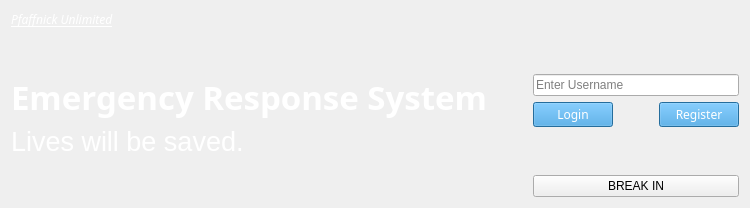
      <widget class="QWidget" name="loginForm">
       <layout class="QVBoxLayout" name="verticalLayout_11">
        <item>
         <widget class="QLabel" name="logo">
          <property name="sizePolicy">
           <sizepolicy hsizetype="Preferred" vsizetype="Fixed">
            <horstretch>0</horstretch>
            <verstretch>0</verstretch>
           </sizepolicy>
          </property>
          <property name="font">
           <font>
            <family>Futura</family>
            <italic>true</italic>
            <underline>true</underline>
            <strikeout>false</strikeout>
            <kerning>true</kerning>
           </font>
          </property>
          <property name="styleSheet">
           <string notr="true">color: white;</string>
          </property>
          <property name="text">
           <string>Pfaffnick Unlimited</string>
          </property>
         </widget>
        </item>
        <item>
         <spacer name="verticalSpacer">
          <property name="orientation">
           <enum>Qt::Vertical</enum>
          </property>
          <property name="sizeType">
           <enum>QSizePolicy::Expanding</enum>
          </property>
          <property name="sizeHint" stdset="0">
           <size>
            <width>20</width>
            <height>40</height>
           </size>
          </property>
         </spacer>
        </item>
        <item>
         <layout class="QHBoxLayout" name="loginLayout">
          <item>
           <layout class="QVBoxLayout" name="titleLayout">
            <item>
             <widget class="QLabel" name="title">
              <property name="sizePolicy">
               <sizepolicy hsizetype="Preferred" vsizetype="Fixed">
                <horstretch>0</horstretch>
                <verstretch>0</verstretch>
               </sizepolicy>
              </property>
              <property name="font">
               <font>
                <family>Arial Black</family>
                <pointsize>25</pointsize>
                <weight>75</weight>
                <bold>true</bold>
               </font>
              </property>
              <property name="styleSheet">
               <string notr="true">color: white</string>
              </property>
              <property name="lineWidth">
               <number>5</number>
              </property>
              <property name="text">
               <string>Emergency Response System</string>
              </property>
              <property name="alignment">
               <set>Qt::AlignCenter</set>
              </property>
             </widget>
            </item>
            <item>
             <widget class="QLabel" name="motto">
              <property name="font">
               <font>
                <family>Arial</family>
                <pointsize>20</pointsize>
               </font>
              </property>
              <property name="styleSheet">
               <string notr="true">color: white</string>
              </property>
              <property name="text">
               <string>Lives will be saved.</string>
              </property>
             </widget>
            </item>
            <item>
             <spacer name="verticalSpacer_3">
              <property name="orientation">
               <enum>Qt::Vertical</enum>
              </property>
              <property name="sizeType">
               <enum>QSizePolicy::Preferred</enum>
              </property>
              <property name="sizeHint" stdset="0">
               <size>
                <width>20</width>
                <height>40</height>
               </size>
              </property>
             </spacer>
            </item>
           </layout>
          </item>
          <item>
           <spacer name="horizontalSpacer">
            <property name="orientation">
             <enum>Qt::Horizontal</enum>
            </property>
            <property name="sizeHint" stdset="0">
             <size>
              <width>40</width>
              <height>20</height>
             </size>
            </property>
           </spacer>
          </item>
          <item>
           <layout class="QVBoxLayout" name="inputLayout">
            <item>
             <widget class="QLineEdit" name="enterUsername">
              <property name="placeholderText">
               <string>Enter Username</string>
              </property>
             </widget>
            </item>
            <item>
             <layout class="QHBoxLayout" name="horizontalLayout_12">
              <item>
               <widget class="QPushButton" name="login">
                <property name="sizePolicy">
                 <sizepolicy hsizetype="Maximum" vsizetype="Fixed">
                  <horstretch>0</horstretch>
                  <verstretch>0</verstretch>
                 </sizepolicy>
                </property>
                <property name="font">
                 <font>
                  <family>Arial Hebrew</family>
                 </font>
                </property>
                <property name="styleSheet">
                 <string notr="true">background-color: #3498db; color:white; </string>
                </property>
                <property name="text">
                 <string>Login</string>
                </property>
               </widget>
              </item>
              <item>
               <spacer name="horizontalSpacer_2">
                <property name="orientation">
                 <enum>Qt::Horizontal</enum>
                </property>
                <property name="sizeHint" stdset="0">
                 <size>
                  <width>40</width>
                  <height>20</height>
                 </size>
                </property>
               </spacer>
              </item>
              <item>
               <widget class="QPushButton" name="reg">
                <property name="sizePolicy">
                 <sizepolicy hsizetype="Maximum" vsizetype="Fixed">
                  <horstretch>0</horstretch>
                  <verstretch>0</verstretch>
                 </sizepolicy>
                </property>
                <property name="font">
                 <font>
                  <family>Arial Hebrew Scholar</family>
                 </font>
                </property>
                <property name="styleSheet">
                 <string notr="true">background-color: #3498db;color:white;</string>
                </property>
                <property name="text">
                 <string>Register</string>
                </property>
               </widget>
              </item>
             </layout>
            </item>
            <item>
             <widget class="QLabel" name="loginAlert">
              <property name="font">
               <font>
                <family>Helvetica</family>
                <pointsize>13</pointsize>
               </font>
              </property>
              <property name="styleSheet">
               <string notr="true"/>
              </property>
              <property name="text">
               <string/>
              </property>
              <property name="alignment">
               <set>Qt::AlignCenter</set>
              </property>
             </widget>
            </item>
            <item>
             <widget class="QPushButton" name="breakIn">
              <property name="text">
               <string>BREAK IN</string>
              </property>
             </widget>
            </item>
           </layout>
          </item>
         </layout>
        </item>
       </layout>
      </widget>
